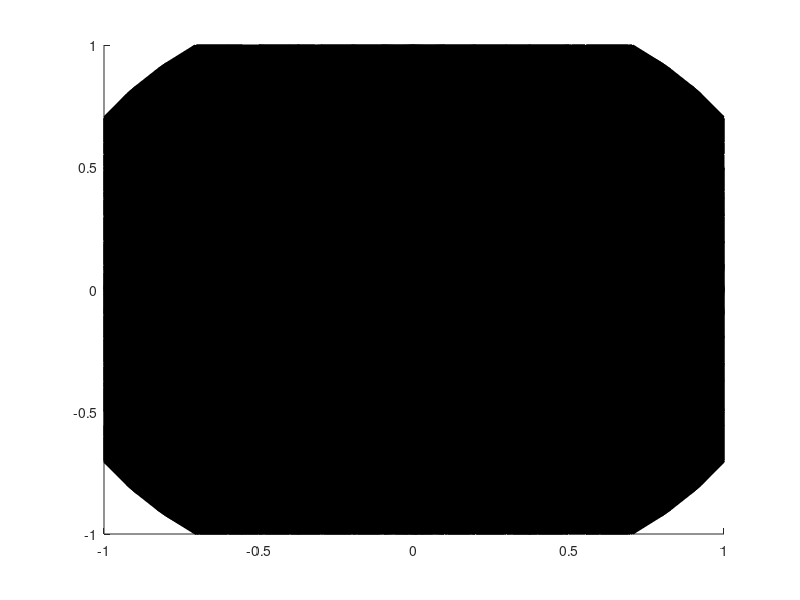

MATLAB code to generate this figure: (Note: this script raises an error after producing the figure.)
%% define functions and get variables
func = @(x,y,z) -x.^2 -y.^2 + z.^2;
[x,y,z] = meshgrid(-1:0.1:1, -1:0.1:1, -1:0.1:1);
v = func(x,y,z);
con1 = @(var) -1 - var;
con2 = @(var) sqrt(1/2 - var.^2);

step = [-2:0.1:2];
con1y = con1(step);
con2y = con2(step);

%% compute isosurfaces (f) and lines (constraints), and min
figure(1)
p1 = patch(isosurface(x,y,z,v,-0.5));
hold on
p2 = patch(isosurface(x,y,z,v,0));
hold on
p3 = patch(isosurface(x,y,z,v,0.5));
hold on
p4 = patch(isosurface(x,y,z,v,1));
hold on

line = plot(step, con1y);
circ = ezplot(@(x,y) (x).^2 + (y).^2 -0.5);
mark = plot(-0.5, -0.5, '.k', 'MarkerSize', 20)

%% plot and colour isonormals at desired levels
isonormals(x,y,z,v,p1);
isonormals(x,y,z,v,p2);
isonormals(x,y,z,v,p3);
isonormals(x,y,z,v,p4);
p1.FaceColor = 'red';
p2.FaceColor = 'yellow';
p3.FaceColor = 'blue';
p4.FaceColor = 'green';
p1.EdgeColor = 'none';
p2.EdgeColor = 'none';
p3.EdgeColor = 'none';
p4.EdgeColor = 'none';

%% fix lighting and transparency
daspect([1,1,1])
view(3); axis tight
camlight 
lighting flat
alpha 0.5

%% plot beautify
set(circ,'LineWidth',2);
set(line, 'LineWidth',2);
legend([p1, p2, p3, p4, line, circ], '$f(x_1, x_2, x_3) = -0.5$', ...
    '$f(x_1, x_2, x_3) = 0.0$', ... 
    '$f(x_1, x_2, x_3) = 0.5$', ... 
    '$f(x_1, x_2, x_3) = 1$', ...
    '$x_1 + x_2 + 1 = 0$', ...
    '$x_1^2 + x_2^2 - \frac{1}{2} = 0$', 'interpreter','latex','FontSize',10, ...
'location', 'east');
title('Locations of constraints for $f$','interpreter','latex','FontSize',12)
xlabel('$x_1$','interpreter','latex','FontSize',12,'FontWeight', 'bold')
ylabel('$x_2$','interpreter','latex','FontSize',12,'FontWeight', 'bold')
zlabel('$x_3$','interpreter','latex','FontSize',12,'FontWeight', 'bold')

%% plane plot
figure(2)
[x z] = meshgrid(-1:0.1:1); % Generate x and y data
y = -1 - x; % Solve for z data
plane = surf(x,y,z); %Plot the surface
set(plane,'FaceColor',[1 0 0],'FaceAlpha',0.5);
hold on
r = sqrt(0.5);
[X,Y,Z] = cylinder(r);
circ1 = surf(X,Y,Z);
circ2 = surf(X,Y,-Z);
xlim([-1,1])
ylim([-1,1])
zlim([-1,1])
legend([plane, circ1], 'plane for $x_1 + x_2 + 1 = 0$', ...
    'plane for $x_1^2 + x_2^2 - \frac{1}{2} = 0$', ...
    'interpreter','latex','FontSize',10, ...
    'location', 'south');
title('Locations of constraints for $f$','interpreter','latex','FontSize',12)
xlabel('$x_1$','interpreter','latex','FontSize',12,'FontWeight', 'bold')
ylabel('$x_2$','interpreter','latex','FontSize',12,'FontWeight', 'bold')
zlabel('$x_3$','interpreter','latex','FontSize',12,'FontWeight', 'bold')

 